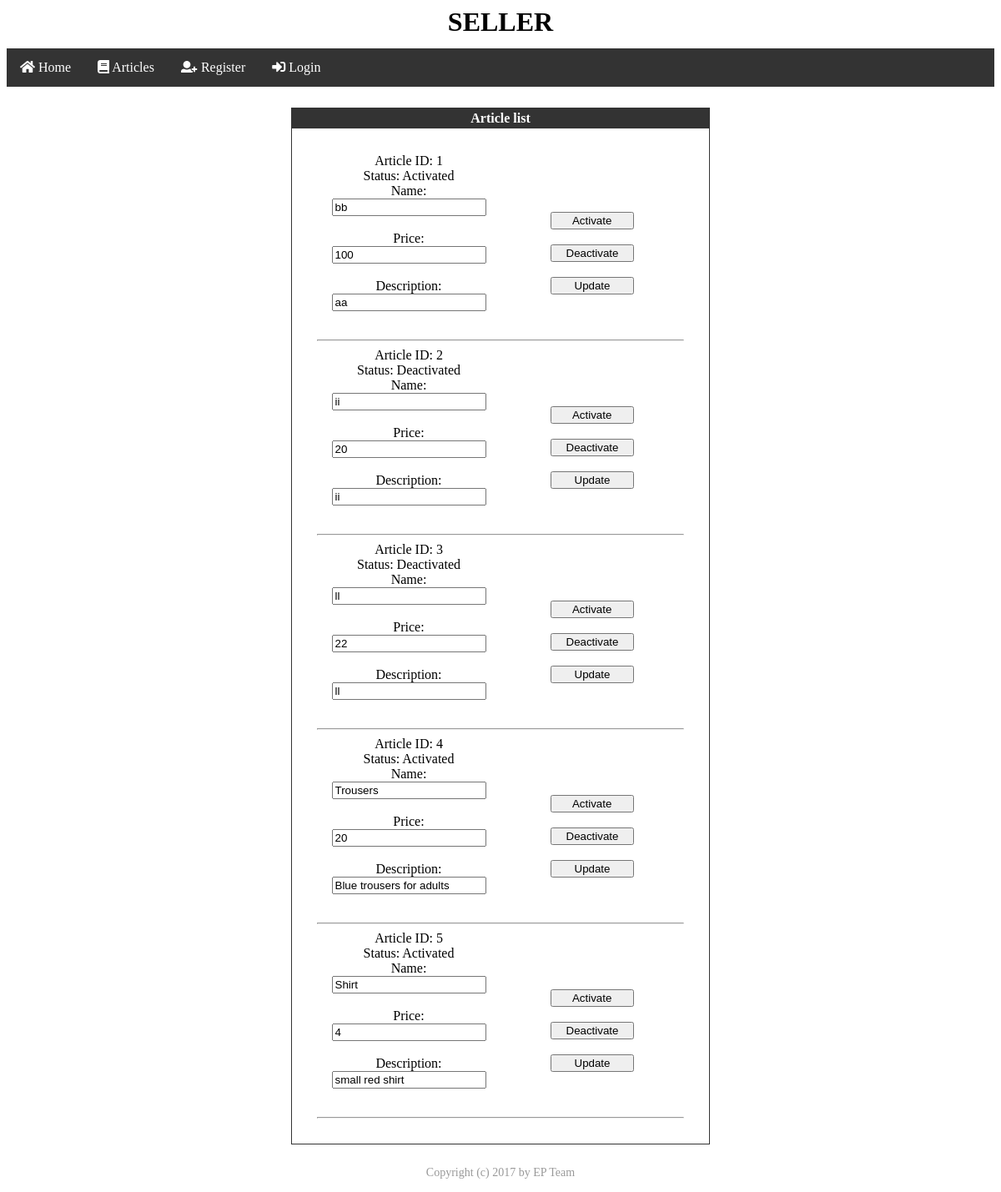
The app's page /verzija1/article_list.php, older data.
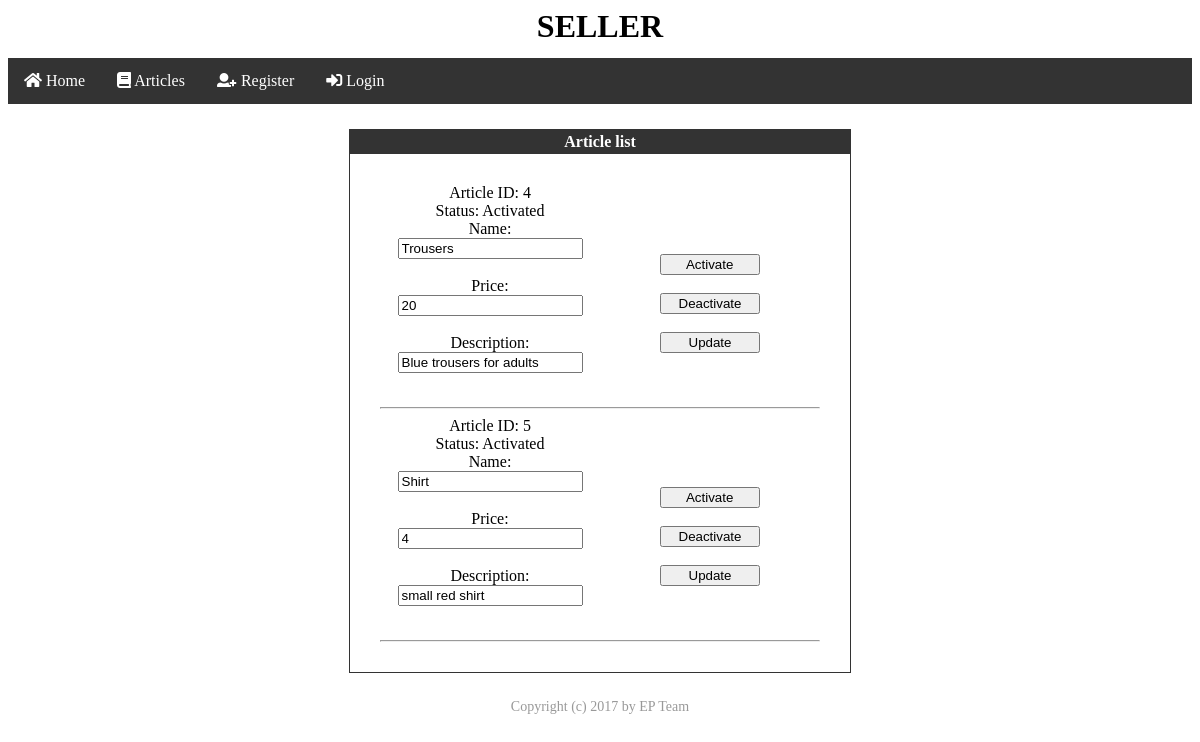
The same page, newer data.
### tables this page shows
CREATE TABLE `articles` (
  `id` int(11) NOT NULL AUTO_INCREMENT,
  `name` varchar(45) NOT NULL,
  `price` float NOT NULL,
  `description` varchar(220) DEFAULT NULL,
  `active` tinyint(4) DEFAULT '0',
  PRIMARY KEY (`id`)
);

### verzija1/database/DB_Engine.php (called while the page is built, shortened)
<?php
$host = "localhost";
$user = "root";
$password = "";
$schema = "spletna_trgovina";
$config = "mysql:host=" . $host
        . ";dbname=" . $schema;
$options = array(
    PDO::ATTR_ERRMODE => PDO::ERRMODE_EXCEPTION,
    PDO::ATTR_DEFAULT_FETCH_MODE => PDO::FETCH_ASSOC,
    PDO::ATTR_PERSISTENT => true,
    PDO::MYSQL_ATTR_INIT_COMMAND => 'SET NAMES utf8'
);
$db = new PDO($config, $user, $password, $options);
function fetchRows($query){
    global $db;
    return $db->query($query);
}
?>

### verzija1/article_list.php (the view, shortened to what this page needs)
<?php
include 'database/DB_Engine.php';
?>
<html>
<?php include 'templates/template_head.php'; ?>
<body>
<div class="title" id="title" style="height: 50px; text-align: center"><h1>SELLER</h1></div>
        <?php        include 'templates/template_navigation_bar.php'; ?>
<div class="context" id="context">
    <div class="article_list" id="article_list" align = "center">
        <div style = "width:500px; border: solid 1px #333333; margin: 25px; " align = "center">
            <div style = "background-color:#333333; color:#FFFFFF; padding:3px;"><b>Article list</b></div>
            <div style = "margin:30px">
                <?php
                       $rez = fetchRows("SELECT id, name, price, description, active FROM articles");
                ?>
                <?php foreach($rez as $row){ ?>
                <form action = "" method = "post">
                    <div class="row">
                        <div class="column">
                            <label>Article ID: <?php echo $row['id']; ?></label><br/>
                            <label>Status:
                                    <?php if($row['active']){
                                        echo "Activated";
                                    }else{
                                        echo "Deactivated";
                                    } ?>
                                <br/></label>
                            <label>Name:</label><br/>
                            <input type = "text" name = "name" class = "box" value="<?php echo $row['name'] ?>"/><br/><br/>
                            <label>Price:</label><br/>
                            <input type = "text" name = "price" class = "box" value="<?php echo $row['price'] ?>"/><br/><br/>
                            <label>Description:</label><br/>
                            <input type = "text" name = "desc" class = "box" value="<?php echo $row['description'] ?>" /><br/><br/>
                        </div>
                        <div class="column" style="margin-top: 70px;">
                            <input type = "submit" name="activate"    value = " Activate "    style="display: block; width: 100px;"/><br/>
                            <input type = "submit" name="deactivate"  value = " Deactivate "  style="display: block; width: 100px;"/><br/>
                            <input type = "submit" name="update"      value = " Update "      style="display: block; width: 100px;"/><br/>
                        </div>
                    </div>
                </form>
                <hr>
                <?php } ?>
            </div>
        </div>
    </div>
</div>
 <?php include 'templates/template_footer.php'; ?>
</body>
</html>

### verzija1/templates/template_head.php (shortened to what this page needs)
<head>
        <link href="css/styles.css" rel="stylesheet" >
        <link href="fontawesome-free-5.0.2/web-fonts-with-css/css/fontawesome-all.css" rel="stylesheet">
    </head>

### verzija1/templates/template_navigation_bar.php (shortened to what this page needs)
<div class="navbar" id="navbar">
    <ul>
        <li><a href="index"><i class="fa fa-home"></i>  Home</a></li>
        <li class="dropdown">
                    <a href="articles" class="dropbtn"><i class="fas fa-book"></i>  Articles</a>
                </li>
        <?php include 'templates/template_register_login.php'; ?>
    </ul>
</div>

### verzija1/templates/template_register_login.php (shortened to what this page needs)
<?php if(!isset($_SESSION['logged_in'])) { ?>
<li><a href="register"><i class="fas fa-user-plus"></i>  Register</a></li>
<li><a href="login"><i class="fas fa-sign-in-alt"> </i>  Login</a></li>
<?php }
?>

### verzija1/templates/template_footer.php
<div class="footer" id="footer">
            <footer>
                <p>Copyright (c) 2017 by EP Team</a></p>
            </footer>
        </div>

### verzija1/css/styles.css (style rules this page uses)
ul { list-style-type: none; margin: 0; padding: 0; overflow: hidden; background-color: #333; }
li { float: left; }
li a, .dropbtn { display: inline-block; color: white; text-align: center; padding: 14px 16px; text-decoration: none; }
li.dropdown { display: inline-block; }
.footer { #position: absolute; left: 0; bottom: 0; width: 100%; text-align: center; font-size: 14px; line-height: 1.3; color: #999999; }
body { min-width:600px; }
.column { float: left; width: 50%; }
.row:after { content: ""; display: table; clear: both; }

Row changes from the older to the newer data that the page shows:
removed articles: id "1", active "Activated", name "bb", price "100", desc "aa"
removed articles: id "2", active "Deactivated", name "ii", price "20", desc "ii"
removed articles: id "3", active "Deactivated", name "ll", price "22", desc "ll"
